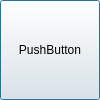
<?xml version="1.0" encoding="UTF-8"?>
<ui version="4.0">
 <class>ButtonDialog</class>
 <widget class="QDialog" name="ButtonDialog">
  <property name="geometry">
   <rect>
    <x>0</x>
    <y>0</y>
    <width>100</width>
    <height>100</height>
   </rect>
  </property>
  <property name="windowTitle">
   <string>Dialog</string>
  </property>
  <layout class="QVBoxLayout" name="verticalLayout">
   <property name="spacing">
    <number>0</number>
   </property>
   <property name="leftMargin">
    <number>0</number>
   </property>
   <property name="topMargin">
    <number>0</number>
   </property>
   <property name="rightMargin">
    <number>0</number>
   </property>
   <property name="bottomMargin">
    <number>0</number>
   </property>
   <item>
    <widget class="QPushButton" name="pushButton">
     <property name="minimumSize">
      <size>
       <width>100</width>
       <height>100</height>
      </size>
     </property>
     <property name="maximumSize">
      <size>
       <width>100</width>
       <height>100</height>
      </size>
     </property>
     <property name="text">
      <string>PushButton</string>
     </property>
    </widget>
   </item>
  </layout>
 </widget>
 <resources/>
 <connections/>
</ui>
